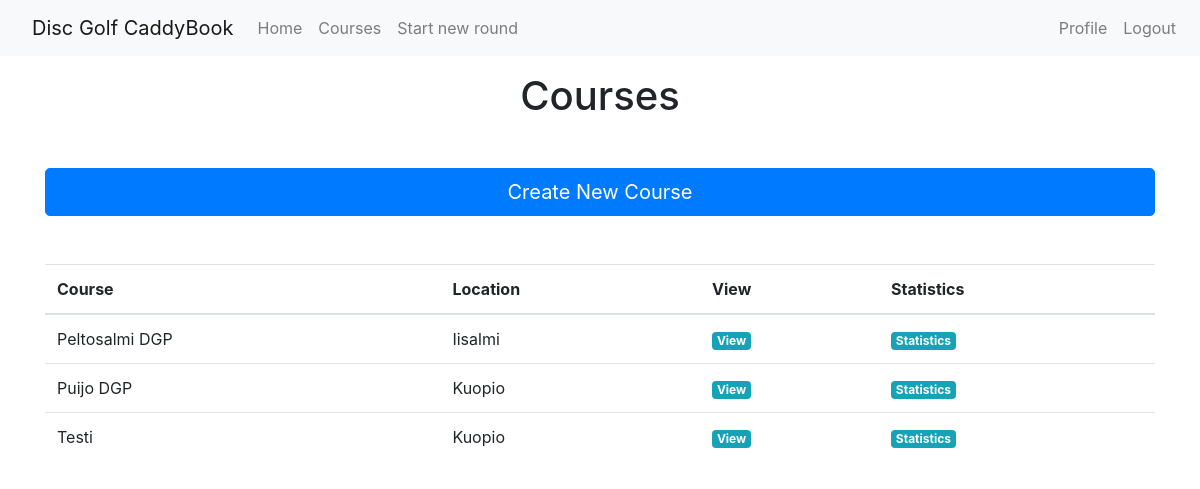
The app's page /courses (signed in), older data.
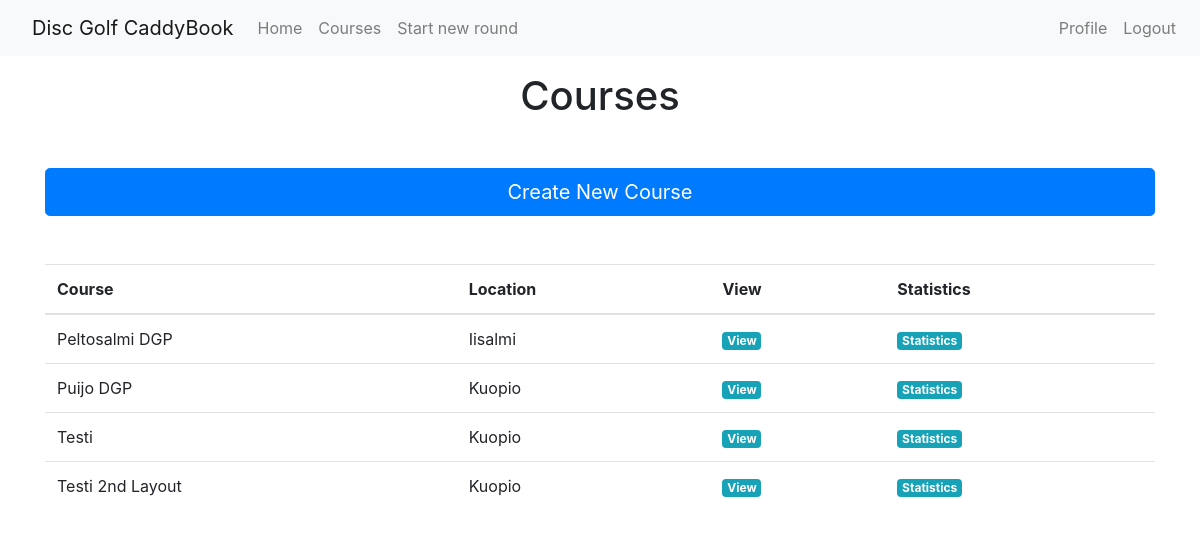
The same page, newer data.
### app/models.py (models this page shows, shortened)
class Course(db.Model):
    id = db.Column(db.Integer, primary_key=True)
    coursename = db.Column(db.String(64), index=True, unique=True)
    courseholes = db.Column(db.Integer)
    courselocation = db.Column(db.String(64))
    rounds = db.relationship('Round', backref='course', lazy='dynamic')
    holes = db.relationship('Hole', backref='course', lazy='dynamic')

### app/routes.py (the view)
@app.route('/courses')
@login_required
def courses():
    courses = Course.query.all()
    return render_template('courses.html', courses = courses)

### app/models.py (called while the page is built)
@login.user_loader
def load_user(id):
    return User.query.get(int(id))

### app/templates/courses.html
{% extends "base.html" %}
{% block content %}
<div class="container my-3">
    <h1 class="text-center">Courses</h1>
</div>
<div class="container my-5">
    <a class="btn btn-primary btn-lg btn-block" href="{{ url_for('createcourse') }}" role="button">Create New Course</a>
</div>
<div class="container my-3">
    <table class="table">
        <thead>
            <tr>
                <th scope="col">Course</th>
                <th scope="col">Location</th>
                <th scope="col">View</th>
                <th scope="col">Statistics</th>
            </tr>
        </thead>
        <tbody>
            {% for course in courses %}
            <tr>
                <td>{{ course.coursename }}</td>
                <td>{{ course.courselocation }}</td>
                <td><a class="badge badge-info" href="{{ url_for('course', coursename=course.coursename) }}">View</a></td>
                <td><a class="badge badge-info"
                        href="{{ url_for('analyzecourse', coursename=course.coursename) }}">Statistics</a></td>
            </tr>
            {% endfor %}
        </tbody>
    </table>
</div>
{% endblock %}

### app/templates/base.html (shortened to what this page needs)
<!DOCTYPE html>
<html lang="en">
<head>
    {% block styles %}
        {{ bootstrap.load_css() }}
    {% endblock %}
</head>
<body>
    <nav class="navbar navbar-expand-lg navbar-light bg-light">
        <div class="collapse navbar-collapse" id="navbarSupportedContent">
            <ul class="navbar-nav mr-auto">
                <li class="nav-item active">
                    <a class="navbar-brand" href="{{ url_for('index') }}">Disc Golf CaddyBook</a>
                </li>
                {% if current_user.is_anonymous %}
                {% else %}
                    <li class="nav-item">
                        <a class="nav-link" href="{{ url_for('index') }}">Home</a>
                    </li>
                    <li class="nav-item">
                        <a class="nav-link" href="{{ url_for('courses') }}">Courses</a>
                    </li>
                    <li class="nav-item">
                        <a class="nav-link" href="{{ url_for('createround') }}">Start new round</a>
                    </li>
                {% endif %}
            </ul>
            <ul class="navbar-nav ml-auto">
                {% if current_user.is_anonymous %}
                {% else %}
                    <li class="nav-item">
                        <a class="nav-link" href="{{ url_for('user', username=current_user.username) }}">Profile</a>
                    </li>
                    <li class="nav-item">
                        <a class="nav-link" href="{{ url_for('logout') }}">Logout</a>
                    </li>
                {% endif %}
            </ul>
        </div>
    </nav>
    <div class="container-fluid">
        {% block content %}{% endblock %}
    </div>
</body>
</html>

Row changes from the older to the newer data that the page shows:
added Course: coursename "Testi 2nd Layout", courselocation "Kuopio"
